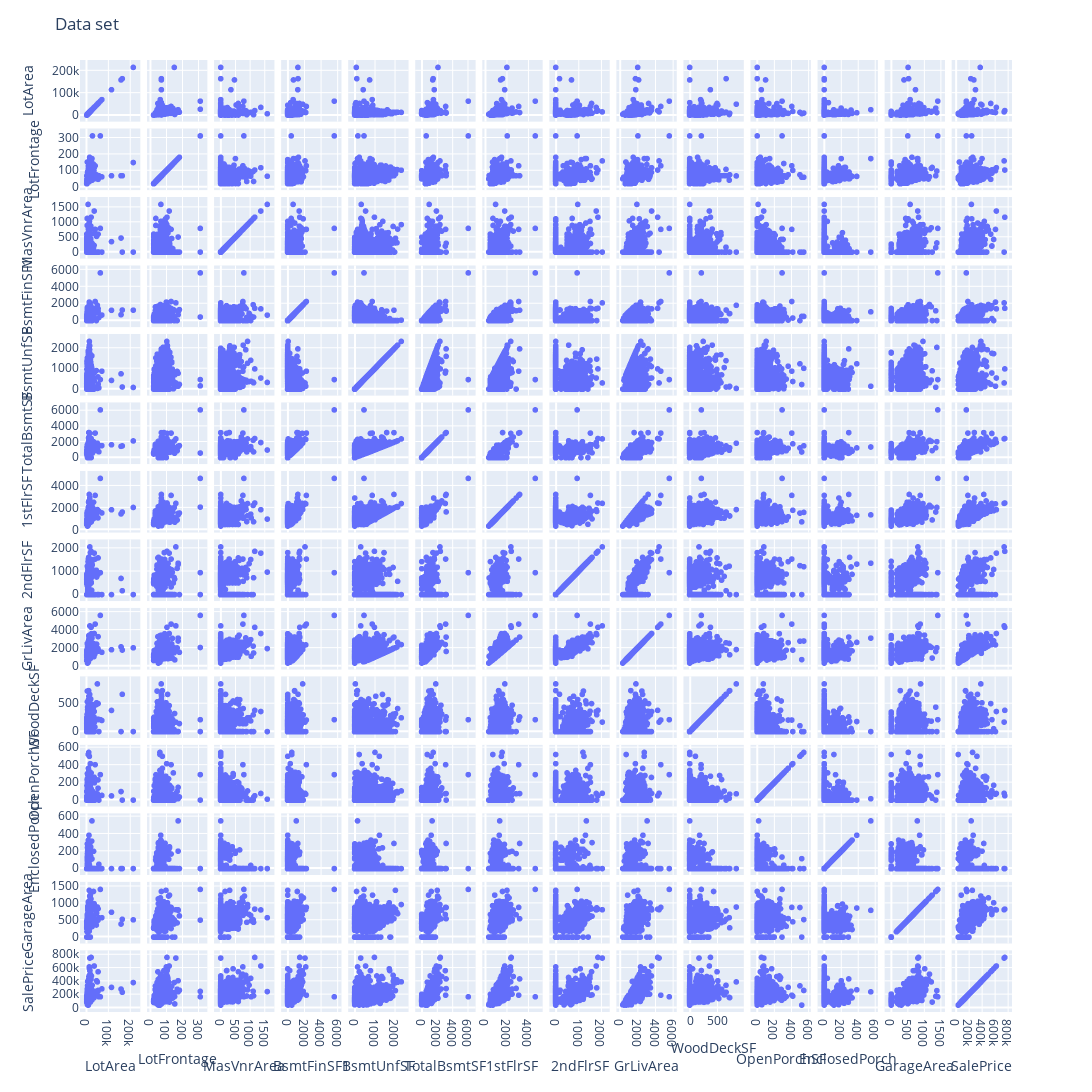

The notebook cell this image was saved under:
### Markdown cell above
# Визуализация

### Code cell
import plotly.express as px
fig = px.scatter_matrix(df_train_new[num_cols])
fig.update_layout(
    title='Data set',
    width=1600,
    height=1600,
)

fig.show()

### Figure 1 — Plotly figure (JSON) as saved in the notebook; plotly's stock layout.template omitted (floating-point values rounded to 4 significant figures; data arrays with more than 128 entries replaced by an {"elided": "..."} marker saying what was removed)
{"data": [{"dimensions": [{"axis": {"matches": true}, "label": "LotArea", "values": {"elided": "1460 int values"}}, {"axis": {"matches": true}, "label": "LotFrontage", "values": {"elided": "1460 int values"}}, {"axis": {"matches": true}, "label": "MasVnrArea", "values": {"elided": "1460 int values"}}, {"axis": {"matches": true}, "label": "BsmtFinSF1", "values": {"elided": "1460 int values"}}, {"axis": {"matches": true}, "label": "BsmtUnfSF", "values": {"elided": "1460 int values"}}, {"axis": {"matches": true}, "label": "TotalBsmtSF", "values": {"elided": "1460 int values"}}, {"axis": {"matches": true}, "label": "1stFlrSF", "values": {"elided": "1460 int values"}}, {"axis": {"matches": true}, "label": "2ndFlrSF", "values": {"elided": "1460 int values"}}, {"axis": {"matches": true}, "label": "GrLivArea", "values": {"elided": "1460 int values"}}, {"axis": {"matches": true}, "label": "WoodDeckSF", "values": {"elided": "1460 int values"}}, {"axis": {"matches": true}, "label": "OpenPorchSF", "values": {"elided": "1460 int values"}}, {"axis": {"matches": true}, "label": "EnclosedPorch", "values": {"elided": "1460 int values"}}, {"axis": {"matches": true}, "label": "GarageArea", "values": {"elided": "1460 int values"}}, {"axis": {"matches": true}, "label": "SalePrice", "values": {"elided": "1460 int values"}}], "hovertemplate": "%{xaxis.title.text}=%{x}<br>%{yaxis.title.text}=%{y}<extra></extra>", "legendgroup": "", "marker": {"color": "#636efa", "symbol": "circle"}, "name": "", "showlegend": false, "type": "splom"}], "layout": {"dragmode": "select", "height": 1600, "legend": {"tracegroupgap": 0}, "margin": {"t": 60}, "title": {"text": "Data set"}, "width": 1600}}
